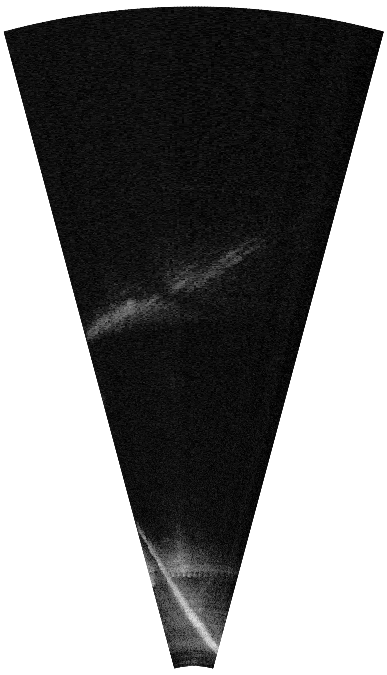
#> input picture md_fls_dataset/data/quarry-fullsize/2016-06-22_113541/2016-06-22_113541-frame00002.png, 387 x 675 px; its folder holds only this picture in this run
$ python extract_random_patches.py   (older library calls are emulated)
#> lines starting #> are read from the running program, lines starting #| are printed output that depends on the picture; after the words box and inside, x2 and y2 are one past the last pixel; in counts of white or black regions, pixels touching at a corner belong together
import argparse
import numpy as np
import cv2

import matplotlib.pyplot as plt
import glob
import os
import h5py

from rectangle import Rectangle

def neighbors(p, image_size):
    ret = []

    if p[0] != 0:
        ret.append((p[0] - 1, p[1]))

    if p[1] != 0:
        ret.append((p[0], p[1] - 1))

    if p[0] + 1 < image_size[0]:
        ret.append((p[0] + 1, p[1]))

    if p[1] + 1 < image_size[1]:
        ret.append((p[0], p[1] + 1))

    return ret

from collections import deque

"""
Extracts a polar mask from a grayscale image by taking the assumption
that black pixels correspond to mask positions, but only if they are connected,
starting at (0, 0).
"""
def extract_polar_mask(image):
    visited = np.zeros(image.shape, dtype = np.uint8)

    queue = deque()
    queue.append((0, 0))

    while len(queue) > 0:
        y, x = queue.popleft()

        #Skip non-white pixels
        if image[y][x] < 200:
            continue

        if visited[y][x] > 0:
            continue

        visited[y][x] = 255

        for neighbor in neighbors((y, x), image.shape):
            if visited[neighbor[0]][neighbor[1]]:
                continue

            queue.append(neighbor)

    return (255 - visited).astype(np.bool)

"""
Runs a sliding window over a polar image, skipping all windows
that fall outside of the polar field of view.
Assumes that the image points up.
Computes all the sliding window rectangles and returns them in a list (list of Rectangle).
The polarMask parameter is a image that defines the polar FOV. This image
contains a 0 in pixels outside the FOV, and a value > 0 (usually 1) inside the FOV.
"""
def polar_sliding_window(imageSize, windowSize, polarMask, step_size = 2):
    actualPolarMask = polarMask

    windows = []

    xRange = imageSize[0] - windowSize[0]
    yRange = imageSize[1] - windowSize[1]

    for x in range(0, xRange, step_size):
        for y in range(0, yRange, step_size):

            #Check if it makes sense to start a window
            #at the current position
            if actualPolarMask[x][y] == 0:
                continue

            windowRect = Rectangle((x, y), windowSize[0], windowSize[1])

            #Check each corner fo the rectangle
            cornerX, cornerY = windowRect.topLeft
            if actualPolarMask[cornerX][cornerY] == 0:
                continue

            cornerX, cornerY = windowRect.topRight
            if actualPolarMask[cornerX][cornerY] == 0:
                continue

            cornerX, cornerY = windowRect.bottomLeft
            if actualPolarMask[cornerX][cornerY] == 0:
                continue

            cornerX, cornerY = windowRect.bottomRight
            if actualPolarMask[cornerX][cornerY] == 0:
                continue

            #And the center, just in case
            cornerX, cornerY = windowRect.center
            if actualPolarMask[cornerX][cornerY] == 0:
                continue

            #Ok, window is inside Sonar's FOV
            windows.append(windowRect)

    return windows

# [61 lines left out: functions filter_windows, extract_windows, paint_windows, not called in this run]

IMAGE_FOLDERS = [
    "2016-06-22_113541",
    "2016-06-22_114714",
    "2016-06-22_143000",
    "2016-06-22_143319",
    "2016-06-22_143818",
    "2016-06-22_144047",
    "2016-06-22_144358",
    "2016-06-22_144757",
    "2016-06-22_145239",
    "2016-06-22_145337"
]

HDF5_OUTPUT_PATTERN = "quarry-patches-{}x{}-stride-{}.hdf5"

if __name__ == "__main__":
    description = "Script to extract patches from full size FLS sonar images for the quarry scenario"
    parser = argparse.ArgumentParser(description=description)
    parser.add_argument("--patch_width", type=int, default=96, help="Width/height of extracted patches")
    parser.add_argument("--patch_height", type=int, default=96, help="Width/height of extracted patches")

    parser.add_argument("--patch_stride", type=int, default=4, help="Stride of candidate patch locations")
    parser.add_argument("--num_windows", type=int, default=10, help="Number of windows to extract per image")
    parser.add_argument("--output_folder", type=str, default="patches", help="Output folder for individual PNG files")
    parser.add_argument("--hdf5_chunks", type=int, default=128, help="Samples shape of chunks used when saving an HDF5 file")

    args = parser.parse_args()

    # Flipped due to cv2 conventions
    patch_width = args.patch_height
    patch_height = args.patch_width

    patch_size = (patch_width, patch_height)
    dataset_shape = (0, patch_width, patch_height, 1)
    maxdataset_shape = (None, patch_width, patch_height, 1)
    chunks_shape = (args.hdf5_chunks, patch_width, patch_height, 1)

    patch_stride = args.patch_stride
    num_windows = args.num_windows
    output_folder = args.output_folder
    output_count = 0

    output_folder = "{}-{}x{}-stride-{}".format(output_folder, patch_width, patch_height, patch_stride)

    if not os.path.exists(output_folder):
        os.mkdir(output_folder)

    hdf5_filename = HDF5_OUTPUT_PATTERN.format(patch_width, patch_height, args.patch_stride)
    hdf5_output = h5py.File(hdf5_filename, "w")
    out_dataset = hdf5_output.create_dataset("patches", shape=dataset_shape, maxshape=maxdataset_shape, chunks=chunks_shape, compression="gzip", compression_opts=7, dtype=np.uint8)
    out_maxindex = 0

    print("Saving to {}".format(hdf5_filename))

    for folder in IMAGE_FOLDERS:
        all_images = glob.glob("{}/*.png".format(folder))
        print("Folder {} found {} images".format(folder, len(all_images)))

        for idx, filename in enumerate(all_images):
            image = cv2.imread(filename, cv2.IMREAD_GRAYSCALE)
#> image is the input picture: shape (675, 387); min 1, max 255, mean 129
            h, w = image.shape
#> h = 675; w = 387
            mask = extract_polar_mask(image)
#> after the loop in extract_polar_mask, `while len(queue) > 0:`:
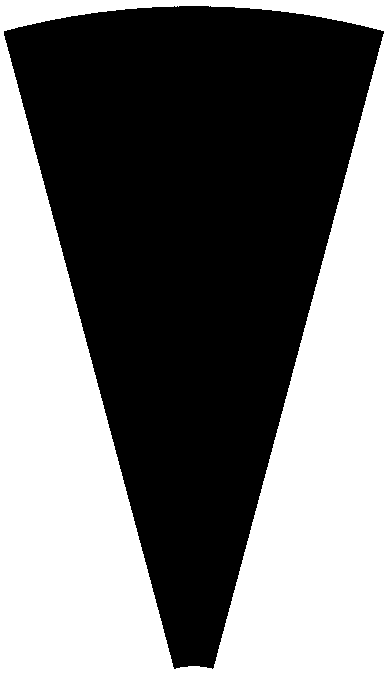
#> visited: shape (675, 387); 46.3% white; 1 white region, box (x1, y1, x2, y2) and area: (0, 0, 387, 675) 121070
            windows = polar_sliding_window(image.shape, patch_size, mask, step_size=patch_stride)
#> (the run stopped early here; a loop or call above may not have finished)
